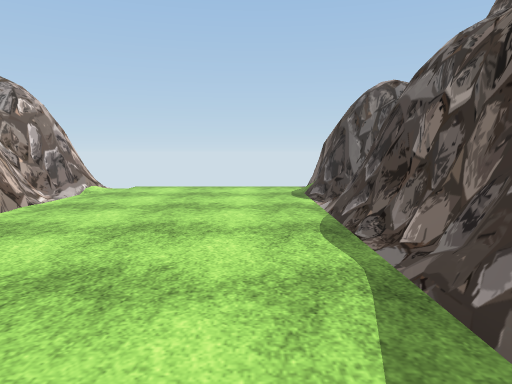
View 1 (above)

17 first-person views from a walk through a Unity game level. The camera is 1.2 m above the floor, tilts 6° down and sees 70° across. The floor is counted in squares, 1 m on a side. Each view is taken from the middle of a square. On the plan, view 1 faces up. The plan holds only what a view shows up to about 15 squares ahead; the rest is blank. The place goes on beyond the plan. The player is left out. Some surface patterns are stand-ins.

View 2
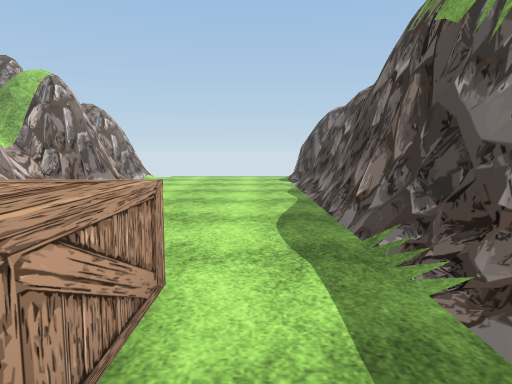

View 3
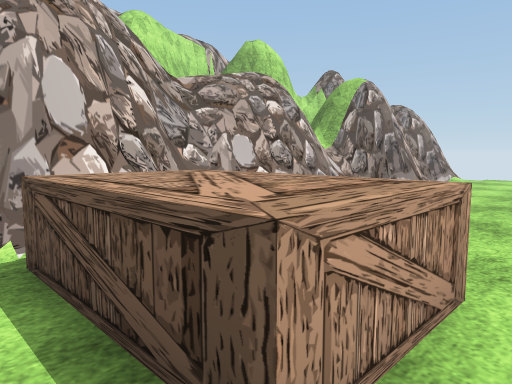

View 4
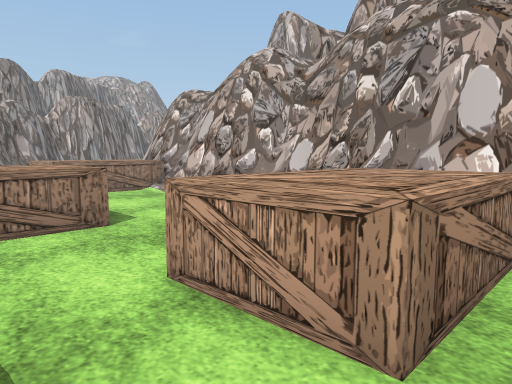

View 5
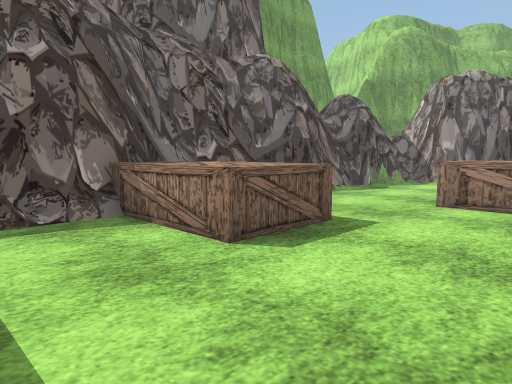

View 6
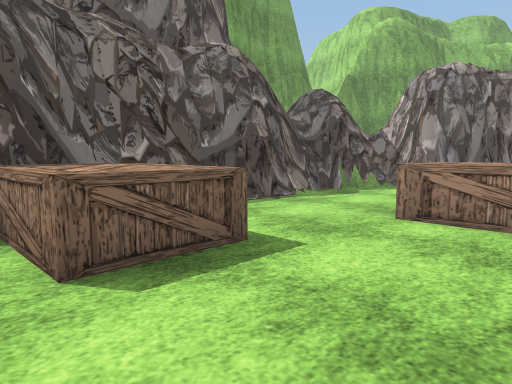

View 7
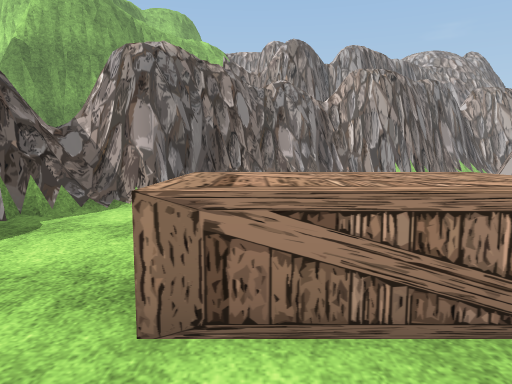

View 8
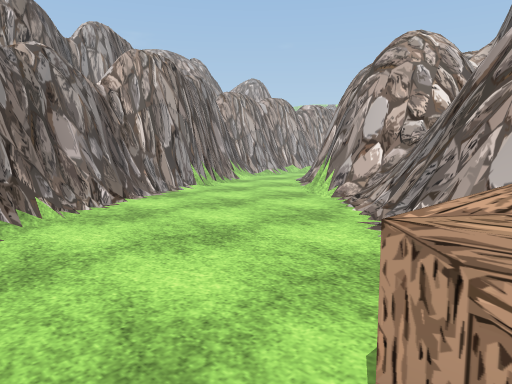

View 9
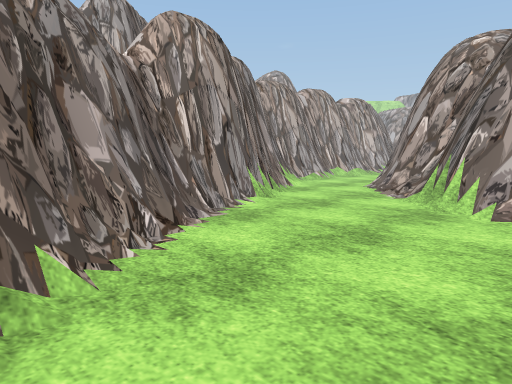

View 10
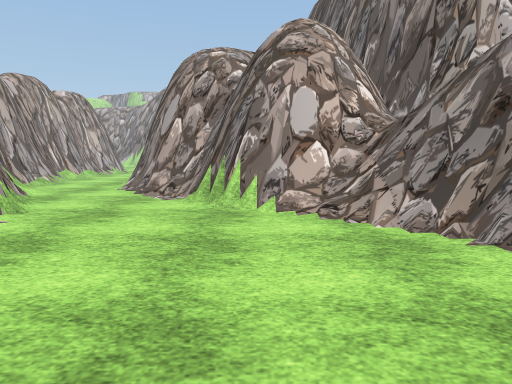

View 11
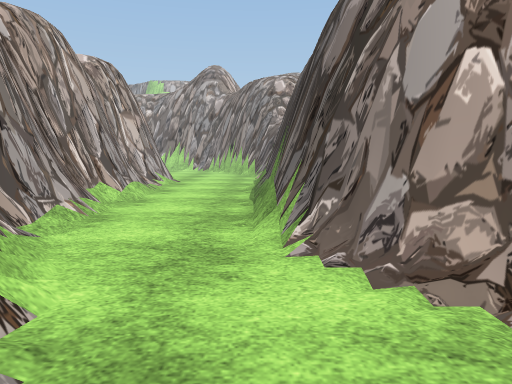

View 12
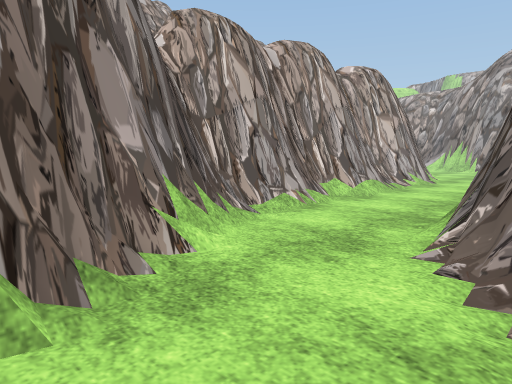

View 13
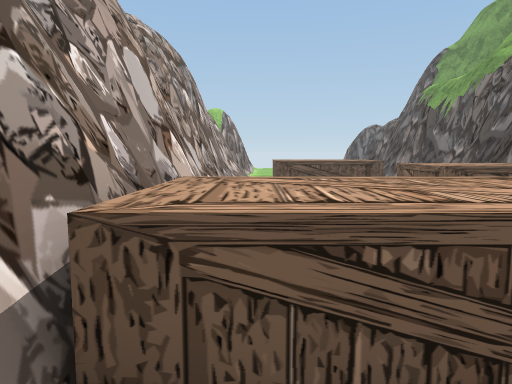

View 14
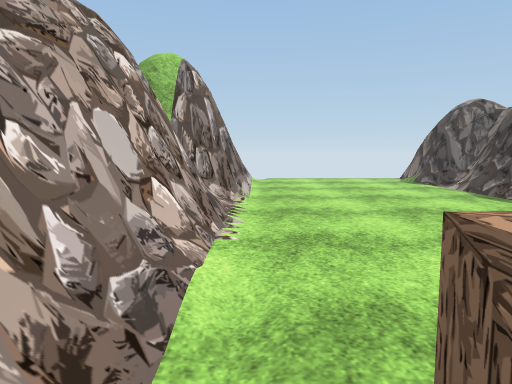

View 15
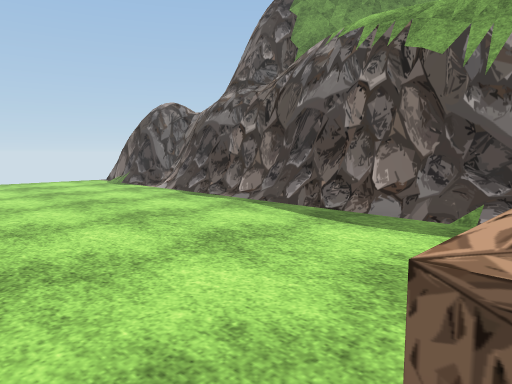

View 16
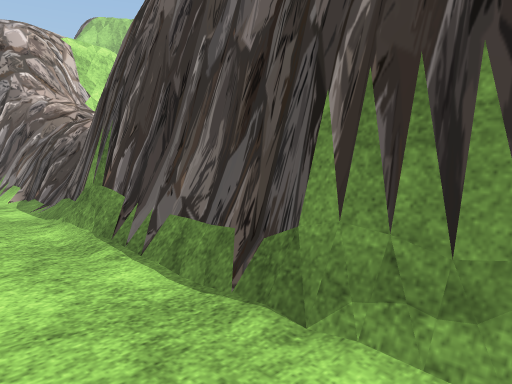

View 17
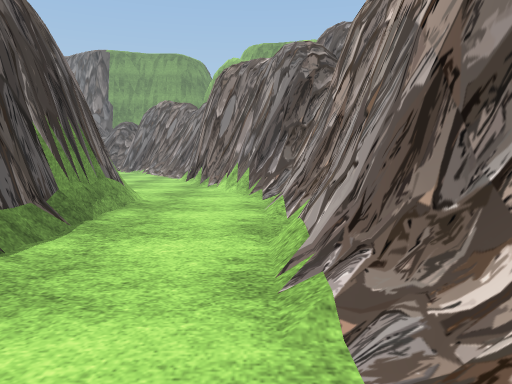

### Floor plan
Key: @ floor where view 1 was taken; # wall or solid block; . floor; / step, stairs or slope; = window, fence, low wall or low ledge; ^ raised ledge; O other object.
Columns run from 25 left of view 1 to 3 right of it. Each row starts with its distance up from view 1.
 10                    #.......=#
  9                    #........#
  8                    #.......##
  7                    #.......##
  6                   ##.......#
  5                   ##.......#
  4                   #O.......#
  3                   ##.......#
  2                   ##.......#
  1                   ##.......#
  0                   ##.....@.##
 -1                   #=.......##
 -2                   #=.......=#
 -3                   ##.^^^^..O#
 -4                   ##.^^^^..=#
 -5                    #.^^^^..##
 -6                   ##.......##
 -7                   ##.......#
 -8                   #=....^^^#
 -9                   #=....^^^##
-10                   ##....^^^^#
-11                   ##.....  =#
-12                    #...... =#
-13                    #/......##
-14                   ##^^^^...##
-15                   ##^^^^...#
-16                   #=.......#
-17                 ###/.......#
-18                ###=.......=#
-19                #=.........##
-20               ##........####
-21               ##........##
-22            ####........##
-23            ##=........##
-24           ##........=##
-25 ###########=.......###
-26 ..#====##=......#####
-27 ..............###
-28 ............=##
-29 ...........###
-30 ##/#########
-31 #####

Positions as (right, up) in squares from view 1, and headings:
1: (0, 0), facing up
2: (0, -6), facing up
3: (0, -6), facing up-left
4: (1, -2), facing down-left
5: (-5, -5), facing down-right
6: (-5, -7), facing down-right
7: (-3, -11), facing down
8: (-1, -15), facing down-left
9: (-2, -19), facing down-left
10: (-2, -21), facing left
11: (-10, -26), facing left
12: (-10, -24), facing down-left
13: (-5, -17), facing up
14: (-5, -4), facing up
15: (-5, -3), facing up-right
16: (-17, -28), facing up-left
17: (-25, -29), facing right
